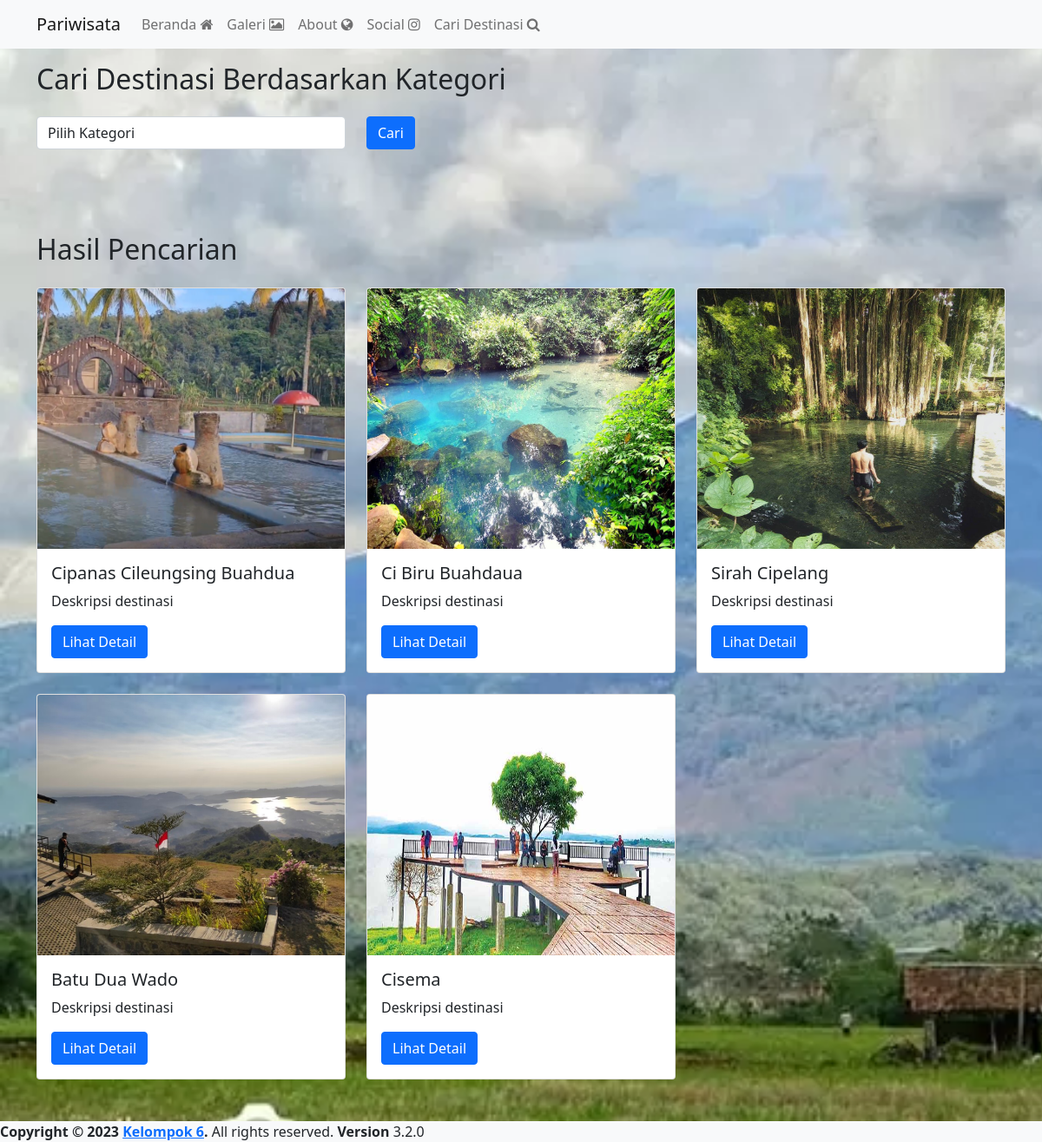
The page /destinasi.php on the database its author committed.
### tables this page shows
CREATE TABLE `destinasi` (
  `id` int(11) NOT NULL,
  `nama_destinasi` varchar(255) NOT NULL,
  `deskripsi` text NOT NULL,
  `gambar` text NOT NULL,
  `id_kategori` int(20) NOT NULL
);

### destinasi.php (the view, shortened to what this page needs)
<?php
include 'koneksi.php';
$query = "SELECT * FROM destinasi";
$result = mysqli_query($koneksi, $query);
if (isset($_GET['kategori'])) {
  $kategoriId = $_GET['kategori'];
  $queryDestinasi = "SELECT * FROM destinasi WHERE id_kategori = $kategoriId";
  $resultDestinasi = mysqli_query($koneksi, $queryDestinasi);
} else {
  $resultDestinasi = $result;
}
?>
<!DOCTYPE html>
<html lang="en">
<head>
  <link rel="stylesheet" href="https://cdn.jsdelivr.net/npm/bootstrap@5.0.1/dist/css/bootstrap.min.css">
  <link rel="stylesheet" href="./css/style.css">
  <link rel="stylesheet" href="https://cdnjs.cloudflare.com/ajax/libs/font-awesome/4.7.0/css/font-awesome.min.css">
</head>
<body>
  <?php include './admin/header/header.php'; ?>
  <br>
  <section class="search-section py-5">
    <div class="container">
      <h2 class="mb-4">Cari Destinasi Berdasarkan Kategori</h2>
      <form action="" method="GET">
        <div class="row">
          <div class="col-md-4">
            <div class="form-group">
              <select name="kategori" class="form-control">
                <option value="">Pilih Kategori</option>
              </select>
            </div>
          </div>
          <div class="col-md-4">
            <button type="submit" class="btn btn-primary">Cari</button>
          </div>
        </div>
      </form>
    </div>
  </section>
  <section class="destination-section py-5">
    <div class="container">
      <h2 class="mb-4">Hasil Pencarian</h2>
      <div class="row">
        <?php
        while ($rowDestinasi = mysqli_fetch_assoc($resultDestinasi)) {
          $destinasiNama = $rowDestinasi['nama_destinasi'];
          $destinasigambar = $rowDestinasi['gambar'];
        ?>
          <div class="col-md-4">
            <div class="card mb-4">
              <img width="100" height="300" src="./admin/destinasi/gambar/<?php echo $destinasigambar; ?>" class="card-img-top" alt="<?php echo $destinasiNama; ?>">
              <div class=" card-body">
                <h5 class="card-title"><?php echo $destinasiNama; ?></h5>
                <p class="card-text">Deskripsi destinasi</p>
                <a href="#" class="btn btn-primary">Lihat Detail</a>
              </div>
            </div>
          </div>
        <?php
        }
        ?>
      </div>
    </div>
  </section>
  <?php include './admin/footer.php'; ?>
</body>
</html>

### css/style.css (style rules this page uses)
body { background-image: url('background.jpg'); background-repeat: no-repeat; background-size: cover; object-fit: cover; }

### rows shown on the page
destinasi: gambar (picture), nama_destinasi "Cipanas Cileungsing Buahdua"
destinasi: gambar (picture), nama_destinasi "Ci Biru Buahdaua"
destinasi: gambar (picture), nama_destinasi "Sirah Cipelang"
destinasi: gambar (picture), nama_destinasi "Batu Dua Wado"
destinasi: gambar (picture), nama_destinasi "Cisema"
